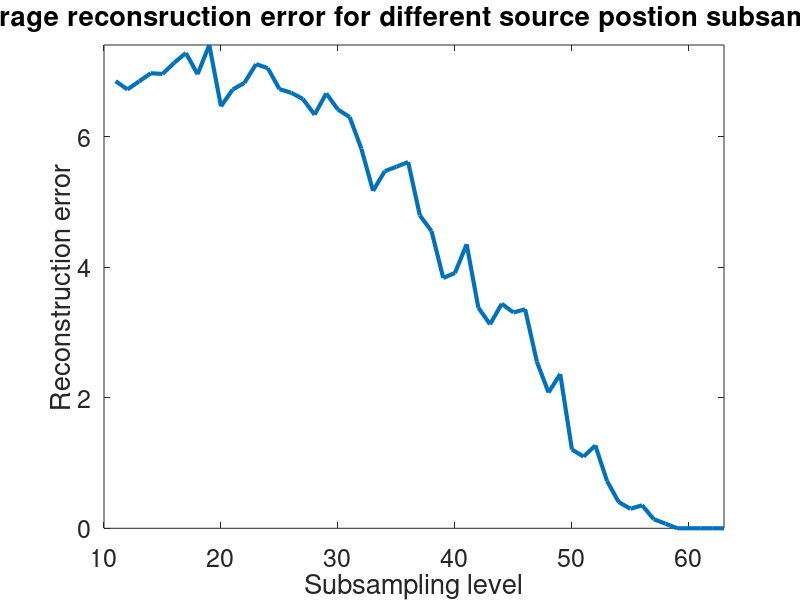
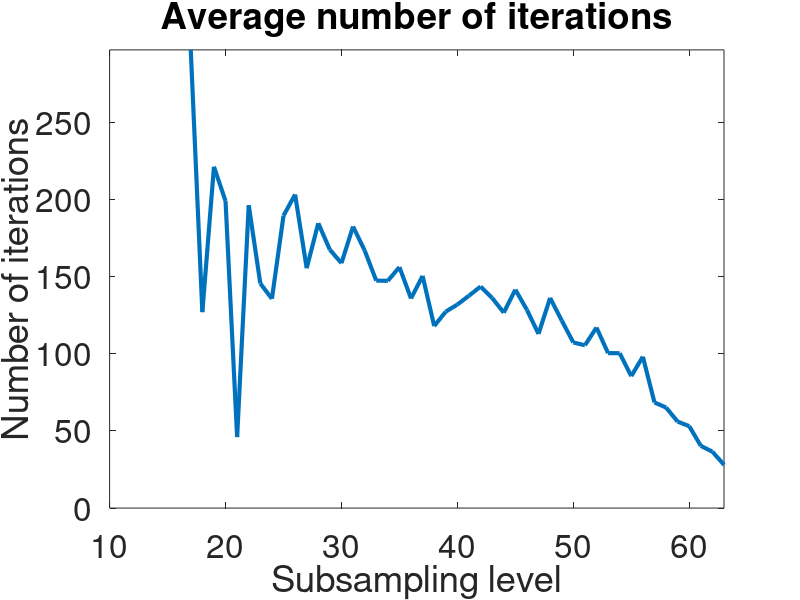
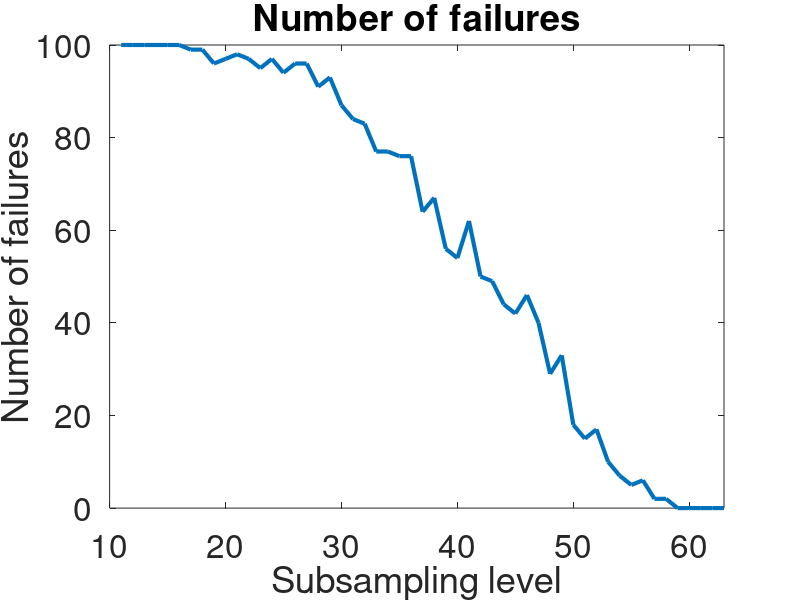
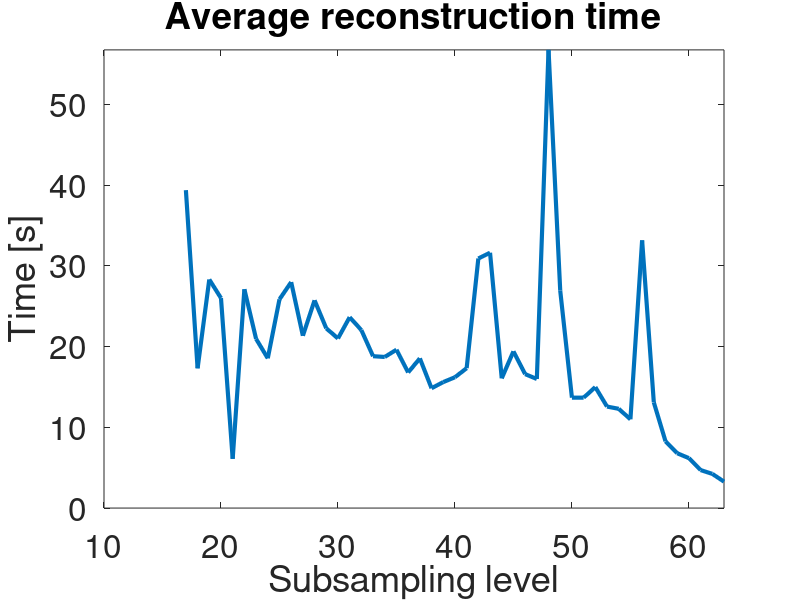

MATLAB code for these plots, in order:
close all
load data_rf.mat
%sp_vector = 1:15;
%results = zeros(length(sp_vector),1);   % reconstruction error
%results_i = [0 28 42 75 90 110 102 132 119 139 142 122 117 143 141]; % iteration number
%results_t = [0 3.75 4 5.6 6.2 6.7 5.4 7 5.8 6 5.9 5.3 5 5.7 5.6]; % iteration number
%results_f = [100 0 0 4 6 16 27 32 37 40 47 45 55 62 58]; % failure counter

figure('units','normalized','outerposition',[0 0 1 1])
set(gcf,'color','w');
plot(rf_vector, results, 'Linewidth', 3)
xlabel('Subsampling level')
ylabel('Reconstruction error')
xlim([10 inf])
ylim([0 inf])
title('Average reconsruction error for different source postion subsampling')
set(gca,'fontsize', 18)
%saveas(gcf,'subsampling_over_sound_source_convergence.png')
%close all

figure('units','normalized','outerposition',[0 0 1 1])
set(gcf,'color','w');
plot(rf_vector, results_i, 'Linewidth', 3)
xlabel('Subsampling level')
ylabel('Number of iterations')
xlim([10 inf])
ylim([0 inf])
title('Average number of iterations')
set(gca,'fontsize', 24)
%saveas(gcf,'subsampling_over_sound_source_iterations.png')
%close all

figure('units','normalized','outerposition',[0 0 1 1])
set(gcf,'color','w');
plot(rf_vector, results_f, 'Linewidth', 3)
xlabel('Subsampling level')
ylabel('Number of failures')
xlim([10 inf])
ylim([0 inf])
title('Number of failures')
set(gca,'fontsize', 24)
%saveas(gcf,'subsampling_over_sound_source_failures.png')
%close all

figure('units','normalized','outerposition',[0 0 1 1])
set(gcf,'color','w');
plot(rf_vector, results_t, 'Linewidth', 3)
xlabel('Subsampling level')
ylabel('Time [s]')
xlim([10 inf])
ylim([0 inf])
title('Average reconstruction time')
set(gca,'fontsize', 24)
%saveas(gcf,'subsampling_over_sound_source_times.png')
%close all